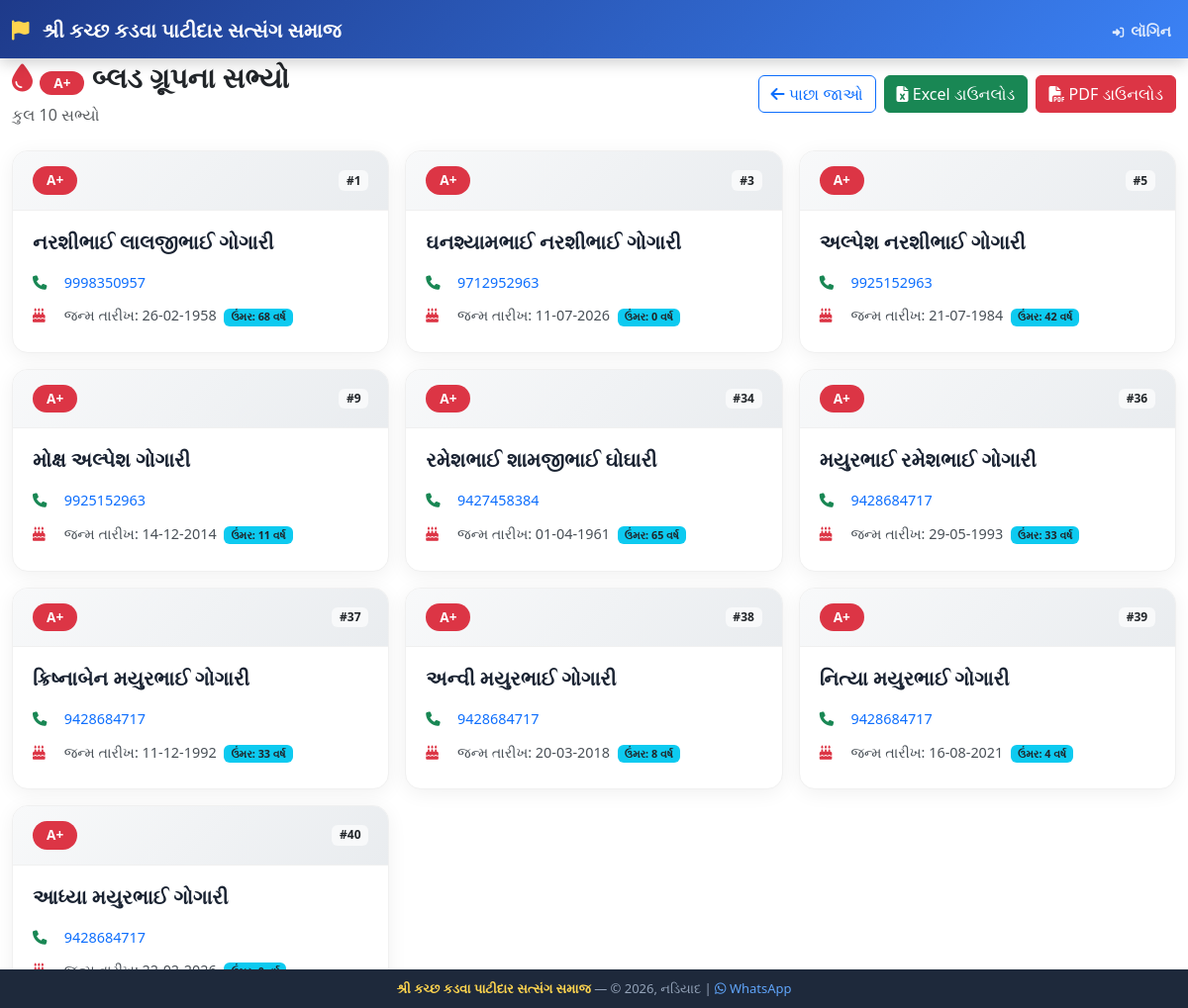
Screenshot of /blood-group/A+ with the database file from the repository.
### tables this page shows
CREATE TABLE family_members (
        id INTEGER PRIMARY KEY AUTOINCREMENT, 
        family_id INTEGER, 
        name TEXT, 
        mobile TEXT, 
        business_study TEXT, 
        birth_date TEXT
    , house_number TEXT DEFAULT '1', is_head INTEGER DEFAULT 0, blood_group TEXT);

### app.py (the view)
@app.route('/blood-group/<blood_group>')
def blood_group_detail(blood_group):
    conn = get_db_connection()
    if blood_group.upper() == 'ALL':
        members = conn.execute("SELECT * FROM family_members WHERE blood_group IS NOT NULL AND blood_group != ''").fetchall()
        blood_group = "બધા જ"
    else:
        members = conn.execute("SELECT * FROM family_members WHERE blood_group = ?", (blood_group,)).fetchall()
    conn.close()
    return render_template('blood_group_detail.html', members=members, blood_group=blood_group)

### app.py (called while the page is built)
def calculate_age(birth_date_str):
    if not birth_date_str:
        return 0
    try:
        birth_date = None
        for fmt in ("%Y-%m-%d", "%d-%m-%Y"):
            try:
                birth_date = datetime.strptime(birth_date_str.strip(), fmt)
                break
            except:
                continue
        if not birth_date:
            return 0
        today = datetime.now()
        return today.year - birth_date.year - ((today.month, today.day) < (birth_date.month, birth_date.day))
    except:
        return 0

def get_db_connection():
    conn = sqlite3.connect("samaj.db")
    conn.row_factory = sqlite3.Row
    return conn

@app.template_filter('format_date_to_indian')
def format_date_to_indian_filter(date_str):
    if not date_str:
        return ""
    for fmt in ("%Y-%m-%d", "%d-%m-%Y"):
        try:
            return datetime.strptime(date_str.strip(), fmt).strftime("%d-%m-%Y")
        except ValueError:
            continue
    return date_str

@app.template_filter('calculate_age')
def calculate_age_filter(birth_date_str):
    return calculate_age(birth_date_str)

### templates/blood_group_detail.html (shortened to what this page needs)
{% extends "base.html" %}
{% block content %}
<div class="d-flex justify-content-between align-items-center mb-4 flex-wrap gap-2">
    <div>
        <h3 class="fw-bold">
            <i class="fas fa-droplet text-danger"></i>
            <span class="blood-badge-{{ blood_group[0]|lower }}">{{ blood_group }}</span>
            બ્લડ ગ્રૂપના સભ્યો
        </h3>
        <p class="text-muted mb-0">કુલ {{ members|length }} સભ્યો</p>
    </div>
    <div class="d-flex gap-2">
        <a href="/families" class="btn btn-outline-primary">
            <i class="fas fa-arrow-left"></i> પાછા જાઓ
        </a>
        <a href="/export/blood-group/{{ blood_group }}/excel" class="btn btn-success">
            <i class="fas fa-file-excel"></i> Excel ડાઉનલોડ
        </a>
        <a href="/export/blood-group/{{ blood_group }}/pdf" class="btn btn-danger">
            <i class="fas fa-file-pdf"></i> PDF ડાઉનલોડ
        </a>
    </div>
</div>
<div class="row g-3">
    {% for m in members %}
    <div class="col-md-6 col-lg-4">
        <div class="member-card">
            <div class="member-card-header">
                <div class="blood-badge-{{ m['blood_group'][0]|lower if m['blood_group'] else 'a' }}">
                    {{ m['blood_group'] if m['blood_group'] else blood_group }}
                </div>
                <span class="badge bg-light text-dark">#{{ m['id'] }}</span>
            </div>
            <div class="member-card-body">
                <h5 class="member-name">{{ m['name'] }}</h5>
                <div class="member-info">
                    <div class="info-item">
                        <i class="fas fa-phone text-success"></i>
                        <a href="tel:{{ m['mobile'] }}" class="text-decoration-none">
                            {{ m['mobile'] if m['mobile'] else '-' }}
                        </a>
                    </div>
                    {% if m['birth_date'] %}
                    <div class="info-item">
                        <i class="fas fa-birthday-cake text-danger"></i>
                        જન્મ તારીખ: {{ m['birth_date'] | format_date_to_indian }}
                        <span class="badge bg-info text-dark ms-1">ઉંમર: {{ m['birth_date'] | calculate_age }} વર્ષ</span>
                    </div>
                    {% endif %}
                </div>
            </div>
        </div>
    </div>
    {% else %}
    <div class="col-12 text-center py-5">
        <i class="fas fa-users-slash text-muted" style="font-size: 4rem;"></i>
        <h4 class="text-muted mt-3">આ બ્લડ ગ્રૂપમાં કોઈ સભ્ય નથી</h4>
    </div>
    {% endfor %}
</div>
{% endblock %}

### templates/base.html (style rules this page uses)
html, body { width: 100% !important; overflow-x: hidden !important; margin: 0 !important; padding: 0 !important; }
body { font-family: 'Segoe UI', Tahoma, Geneva, Verdana, sans-serif; padding-bottom: 60px; transition: all 0.3s; }
* { box-sizing: border-box; }
body { overflow-x: hidden !important; width: 100%; }

### templates/blood_group_detail.html (style rules this page uses)
.blood-badge-a, .blood-badge-b, .blood-badge-o, .blood-badge-ab { display: inline-block; padding: 4px 14px; border-radius: 50px; font-weight: 700; font-size: 0.85rem; color: white; }
.blood-badge-a { background: #dc3545; }
.member-card { background: white; border-radius: 16px; overflow: hidden; box-shadow: 0 4px 20px rgba(0,0,0,0.06); transition: all 0.3s ease; height: 100%; border: 1px solid #f0f0f0; }
.member-card-header { background: linear-gradient(135deg, #f8f9fa, #e9ecef); padding: 15px 20px; display: flex; justify-content: space-between; align-items: center; border-bottom: 1px solid #f0f0f0; }
.member-card-body { padding: 20px; }
.member-name { font-weight: 700; color: #1a2332; margin-bottom: 12px; }
.info-item { padding: 6px 0; font-size: 0.9rem; color: #495057; }
.info-item i { width: 20px; margin-right: 8px; }

### rows the page displays
family_members: blood_group "A+", id "1", name "નરશીભાઈ લાલજીભાઈ ગોગારી", mobile "9998350957", birth_date "26-02-1958", birth_date|calculate_age "68"
family_members: blood_group "A+", id "3", name "ઘનશ્યામભાઈ નરશીભાઈ ગોગારી", mobile "9712952963", birth_date "11-07-2026", birth_date|calculate_age "0"
family_members: blood_group "A+", id "5", name "અલ્પેશ નરશીભાઈ ગોગારી", mobile "9925152963", birth_date "21-07-1984", birth_date|calculate_age "42"
family_members: blood_group "A+", id "9", name "મોક્ષ અલ્પેશ ગોગારી", mobile "9925152963", birth_date "14-12-2014", birth_date|calculate_age "11"
family_members: blood_group "A+", id "34", name "રમેશભાઈ શામજીભાઈ ઘોઘારી", mobile "9427458384", birth_date "01-04-1961", birth_date|calculate_age "65"
family_members: blood_group "A+", id "36", name "મયુરભાઈ રમેશભાઈ ગોગારી", mobile "9428684717", birth_date "29-05-1993", birth_date|calculate_age "33"
family_members: blood_group "A+", id "37", name "ક્રિષ્નાબેન મયુરભાઈ ગોગારી", mobile "9428684717", birth_date "11-12-1992", birth_date|calculate_age "33"
family_members: blood_group "A+", id "38", name "અન્વી મયુરભાઈ ગોગારી", mobile "9428684717", birth_date "20-03-2018", birth_date|calculate_age "8"
family_members: blood_group "A+", id "39", name "નિત્યા મયુરભાઈ ગોગારી", mobile "9428684717", birth_date "16-08-2021", birth_date|calculate_age "4"
family_members: blood_group "A+", id "40", name "આધ્યા મયુરભાઈ ગોગારી", mobile "9428684717"

### other values shown
{{ blood_group }} "A+"
{{ members|length }} "10"
